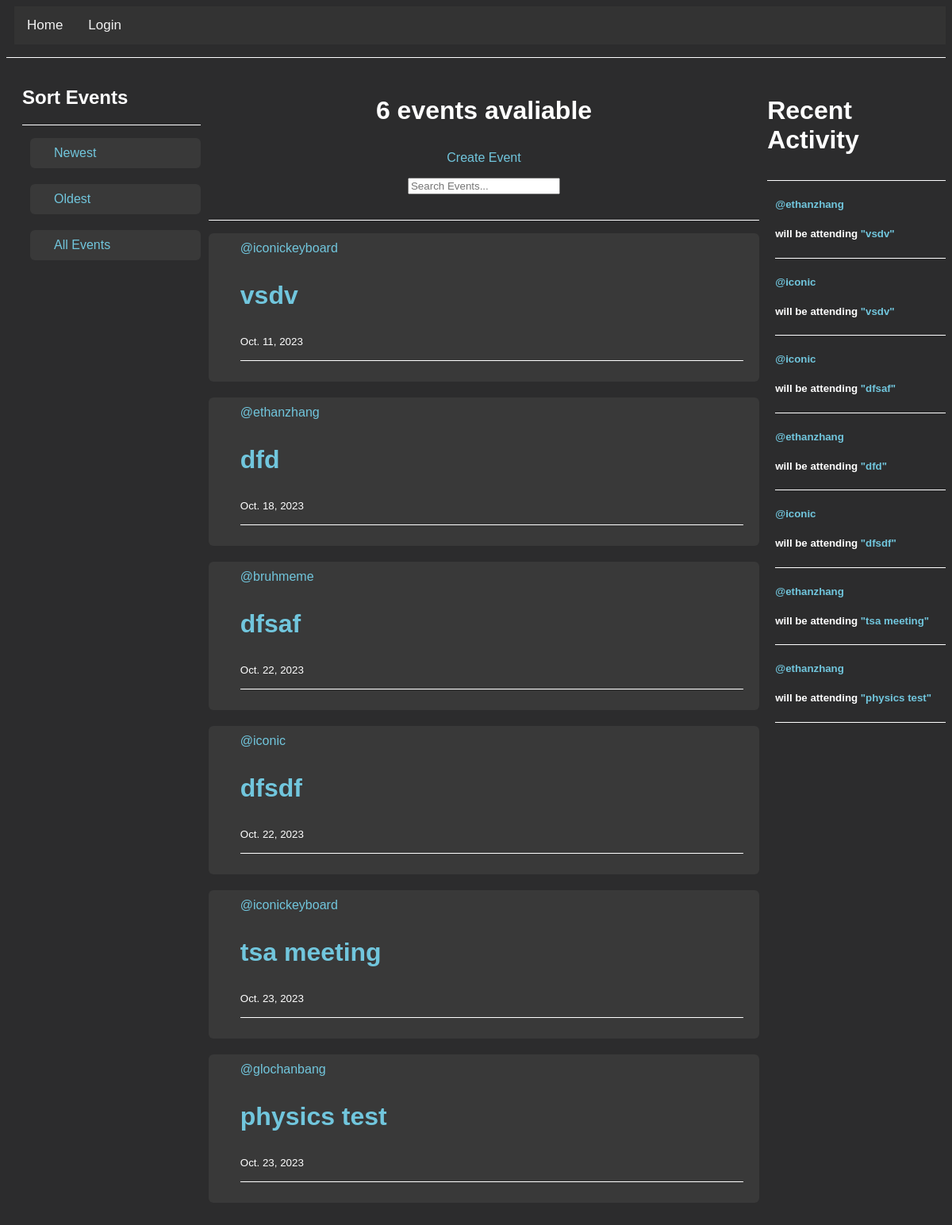
Page /event-list/ on the earlier database version.
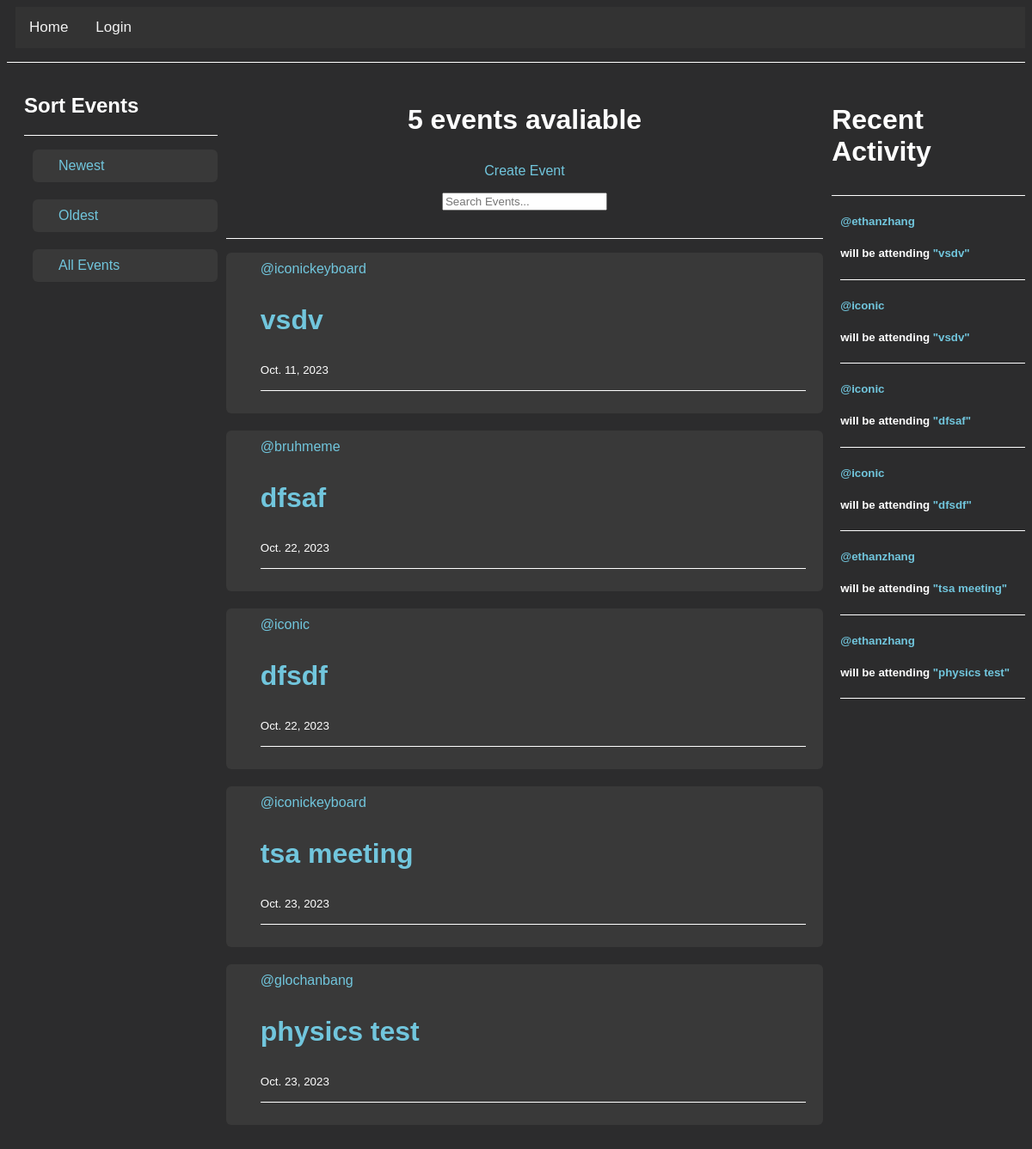
Same page on the later database version.
### questions/models.py (models this page shows)
class Event(models.Model):
    title = models.CharField(max_length=200)
    host = models.ForeignKey(User, on_delete=models.SET_NULL, null=True)
    description = models.TextField(null=True, blank=True)
    date = models.DateField(default=datetime.date.today)
    location = models.CharField(max_length=200)
    def __str__(self):
        return self.title

class EventResponse(models.Model):
    user = models.ForeignKey(User, on_delete=models.SET_NULL, null=True)
    event = models.ForeignKey(Event, on_delete=models.CASCADE, null=True)
    attending = models.BooleanField(null=True, blank=True)
    notattending = models.BooleanField(null=True, blank=True)

### questions/views.py (the view)
# urls.py: path('event-list/', listEvents, name='list-events'),
def listEvents(request):
    q = request.GET.get('q') if request.GET.get('q') != None else ''
    e = request.GET.get('e') if request.GET.get('e') != None else ''
    count = Event.objects.count()
    responses = EventResponse.objects.filter(attending = True)
    if q == 'newest':
        events = Event.objects.filter(
            Q(title__icontains = e) |
            Q(description__icontains = e)
        ).order_by('-date')
        context = {
            'events': events,
            'event_count': count,
            'eresponses': responses
        }
        return render(request, 'questions/events_list.html', context)
    else:
        events = Event.objects.filter(
            Q(title__icontains = e) |
            Q(description__icontains = e)
        ).order_by('date')
        context = {
            'events': events,
            'event_count': count,
            'eresponses': responses
        }
        return render(request, 'questions/events_list.html', context)

### questions/templates/questions/events_list.html (shortened to what this page needs)
{% extends 'main.html' %}
{% block content %}
<div class="home-container">
    <div>
        <h2>Sort Events</h2>
        <hr>
        <div class="media content-section">
            <a href="{% url 'list-events' %}?q=newest">Newest</a>
        </div>
        <div class="media content-section">
            <a href="{% url 'list-events' %}?q=oldest">Oldest</a>
        </div>
        <div class="media content-section">
            <a href="{% url 'list-events' %}">All Events</a>
        </div>
    </div>
    <div>
        <center><h3>{{event_count}} events avaliable</h3></center>
        <center><a href="{% url 'create-event' %}">Create Event</a></center>
        <form method="GET" action="">
            <center><input type="text" name="e" placeholder="Search Events..."></center>
        </form>
        <hr>
            {% include 'questions/event_feed.html' %}
    </div>
    <div>
        <h3>Recent Activity</h3>
        <hr>
        {% include 'questions/events_component.html' %}
    </div>
</div>
{% endblock content %}

### questions/templates/questions/event_feed.html (shortened to what this page needs)
{% for event in events %}
    <article class = "media content-section">
            <div>
                <a href="{% url 'profile' event.host.id %}">@{{event.host.username}}</a>
                <h3><a href="{% url 'event' event.id %}">{{ event.title }}</a></h3>
                <small>{{ event.date }}</small>
                <hr>
            </div>
    </article>
{% endfor %}

### questions/templates/questions/events_component.html
{% for message in eresponses %}
    <article>
        <div >
            <h5><a href="{% url 'profile' message.user.id %}">@{{ message.user }}</a></h5>
            <h5>will be attending <a href="{% url 'event' message.event.id %}">"{{ message.event }}"</a></h5>
            <hr>
        </div>
    </article>
{% endfor %}

Differences in the rows shown:
removed Event: host.username "ethanzhang", title "dfd", date "Oct. 18, 2023"
removed EventResponse: user "ethanzhang", event "dfd"
Other differences:
{{ event_count }}: "6" → "5"
